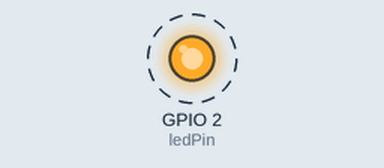
A sketch run on a simulated ESP32. On the bench: output pins drawn as LEDs (lit = HIGH). Dashed ring = blinking.

Above: at 0.5 s.
Timing chart, 0 to 4.6 s (numbered marks = the images above):
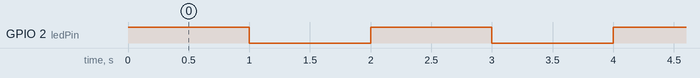

Measured:
- by itself, GPIO 2 (ledPin): alternates HIGH for 1.0 s and LOW for 1.0 s

The sketch:

generate_esp32_firmware_to_blink_on_1770540664.ino
```cpp
// Blink onboard LED every 1 second using digitalWrite()

#include <Arduino.h>

const int ledPin = 2; // onboard LED pin

void setup() {
  Serial.begin(115200);
  pinMode(ledPin, OUTPUT);
}

void loop() {
  digitalWrite(ledPin, HIGH);
  delay(1000); // wait for 1 second
  digitalWrite(ledPin, LOW);
  delay(1000); // wait for another 1 second
}
```
